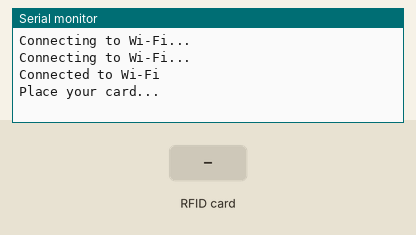
This sketch was run on a simulated ESP32. Parts: the last lines printed to the serial monitor. The inputs (shaded band) are chosen by the test bench. WiFi joins after 1.5 s; servers stay silent unless stated; uploads are accepted with an empty reply.

Above: at 3.2 s.
3.3 s: RFID card 12 34 56 78 held to the reader
At 4.6 s:
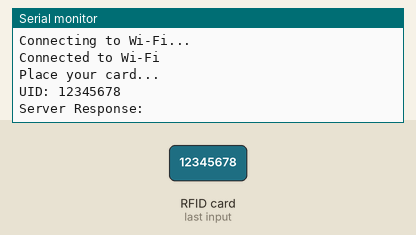
5.0 s: RFID card 5E 7A 19 C4 held to the reader
At 5.67 s:
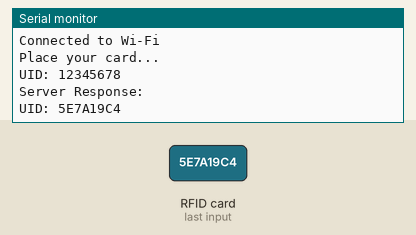

The sketch:

thesis_code_for_login_page.ino
```cpp
#include <WiFi.h>
#include <HTTPClient.h>
#include <MFRC522.h>
#define RST_PIN 22
#define SS_PIN 5
MFRC522 rfid(SS_PIN, RST_PIN);

const char* ssid = "Hashira09";
const char* password = "12345678";

const char* serverURL = "https://e1d4-112-204-168-184.ngrok-free.app/rfid_login";

void setup() {
  Serial.begin(115200);
  WiFi.begin(ssid, password);

  while (WiFi.status() != WL_CONNECTED) {
    delay(1000);
    Serial.println("Connecting to Wi-Fi...");
  }
  Serial.println("Connected to Wi-Fi");

  SPI.begin();
  rfid.PCD_Init();
  Serial.println("Place your card...");
}

void loop() {
  if (!rfid.PICC_IsNewCardPresent() || !rfid.PICC_ReadCardSerial())
    return;

  String uid = "";
  for (byte i = 0; i < rfid.uid.size; i++) {
    uid += String(rfid.uid.uidByte[i], HEX);
  }
  uid.toUpperCase();
  Serial.println("UID: " + uid);

  if (WiFi.status() == WL_CONNECTED) {
    HTTPClient http;
    http.begin(serverURL);
    http.addHeader("Content-Type", "application/json");

    String requestBody = "{\"uid\": \"" + uid + "\"}";
    int httpResponseCode = http.POST(requestBody);

    if (httpResponseCode > 0) {
      String response = http.getString();
      Serial.println("Server Response: " + response);
    } else {
      Serial.println("Error: " + String(httpResponseCode));
    }

    http.end();
  } else {
    Serial.println("Wi-Fi Disconnected");
  }

  delay(2000);
}
```

Measured:
- after the input at 3.3 s, the serial monitor: prints a new line at once (image 1)
- after the input at 5.0 s, the serial monitor: prints a new line after 0.52 s (image 2)
